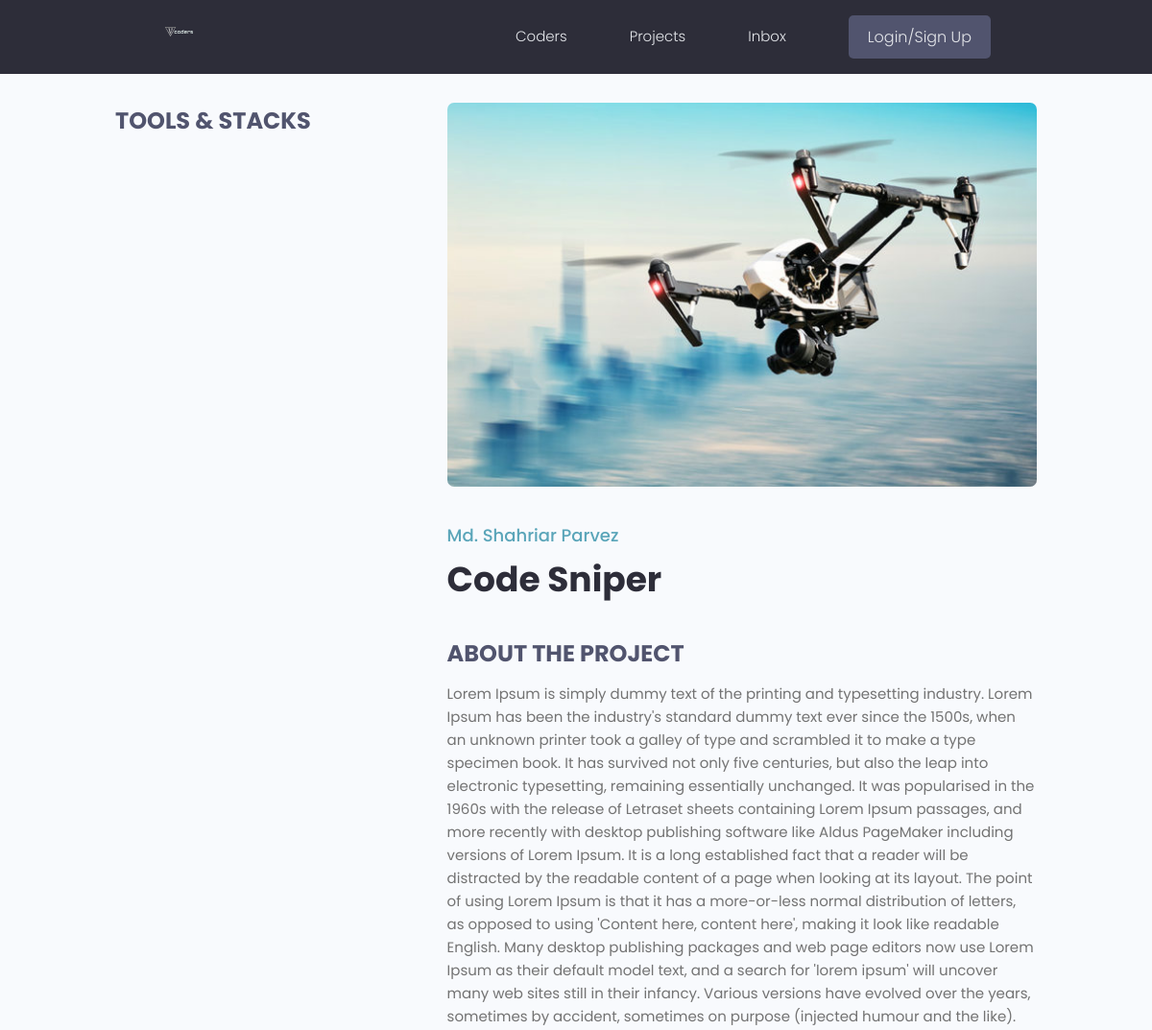
Page /projects/project/2f76aed6-ae22-4a0d-ba55-b21110542053/ (upper part) on the earlier database version.
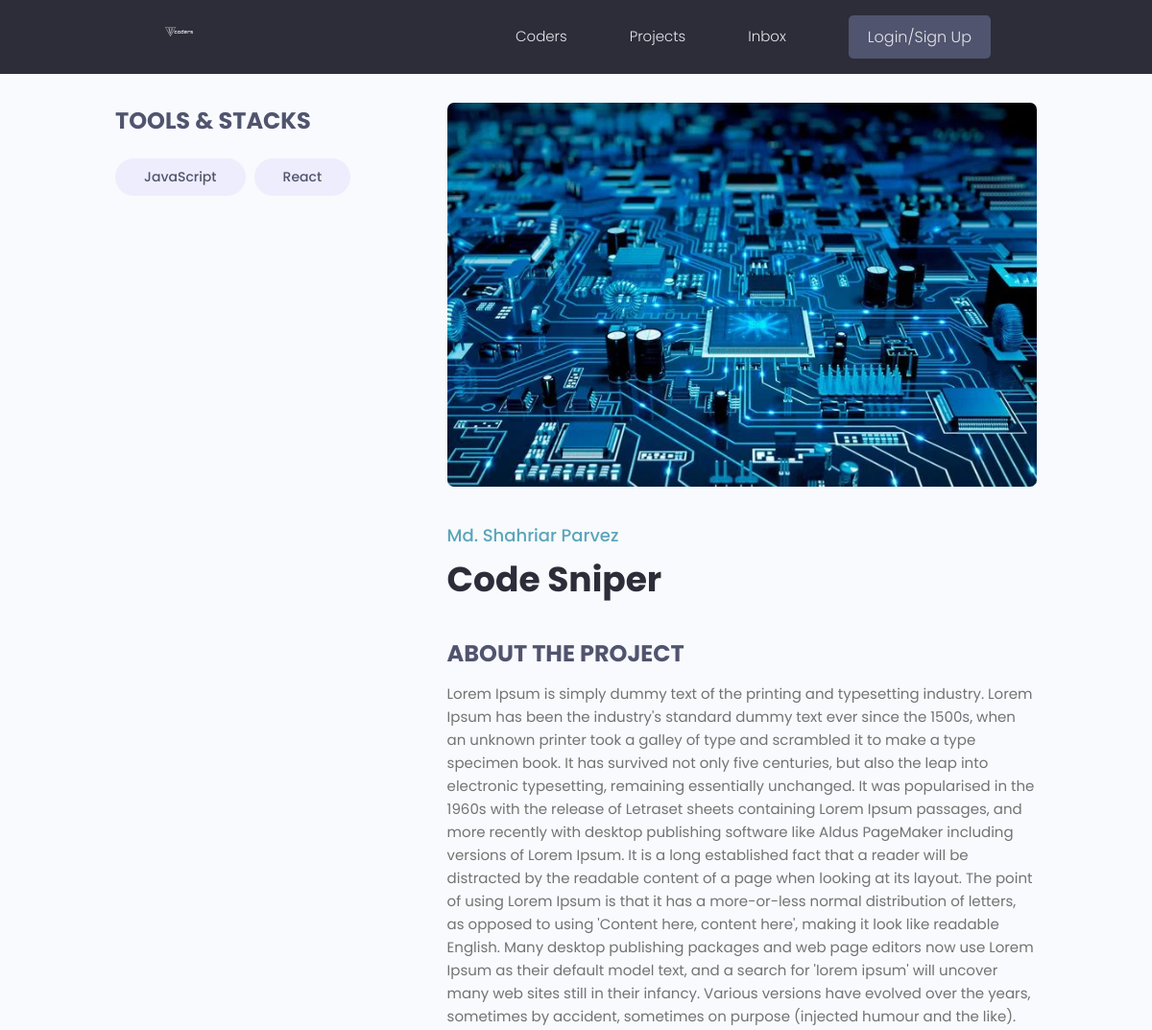
Same page on the later database version.
### projects/models.py (models this page shows, shortened)
class Project(models.Model):
    owner = models.ForeignKey(Profile, null=True, blank=True, on_delete=models.SET_NULL)
    title = models.CharField(max_length=200)
    description = models.TextField(null=True, blank=True)
    featured_image = models.ImageField(null=True, blank=True, default="default.jpg")
    demo_link = models.CharField(max_length=2000, null=True, blank=True)
    source_link = models.CharField(max_length=2000, null=True, blank=True)
    tags = models.ManyToManyField('Tag', blank=True)
    vote_total = models.IntegerField(default=0, null=True, blank=True)
    vote_ratio = models.IntegerField(default=0, null=True, blank=True)
    created = models.DateTimeField(auto_now_add=True)
    id = models.UUIDField(default=uuid.uuid4, unique=True, primary_key=True, editable=False)
    class Meta:
        ordering = ['created']

class Tag(models.Model):
    name = models.CharField(max_length=200)
    created = models.DateTimeField(auto_now_add=True)
    id = models.UUIDField(default=uuid.uuid4, unique=True, primary_key=True, editable=False)
    def __str__(self):
        return self.name

### projects/views.py (the view)
# urls.py: path('project/<str:pk>/', views.project, name="project"),
def project(request, pk):
    projectObj = Project.objects.get(id=pk)
    return render(request, 'projects/single-project.html', {'project': projectObj})

### projects/templates/projects/single-project.html (shortened to what this page needs)
{% extends 'main.html' %}
{% block content %}
<main class="singleProject my-md">
    <div class="container">
        <div class="layout">
            <div class="column column--1of3">
                <h3 class="singleProject__subtitle">Tools & Stacks</h3>
                <div class="singleProject__toolStack">
                    {% for tag in project.tags.all %}
                    <span class="tag tag--pill tag--sub tag--lg">
                        <small>{{tag}}</small>
                        </span>
                        {% endfor %}
                    </div>
            </div>
            <div class="column column--2of3">
                <img class="singleProject__preview" src="{{ project.featured_image.url }}" alt="portfolio thumbnail" />
                <a href="profile.html" class="singleProject__developer">Md. Shahriar Parvez</a>
                <h2 class="singleProject__title">{{project.title}}</h2>
                <h3 class="singleProject__subtitle">About the Project</h3>
                <div class="singleProject__info">
                    {{project.description}}
                </div>
            </div>
        </div>
    </div>
</main>
{% endblock %}

Differences in the rows shown:
now on this page (row unchanged): Tag: name "JavaScript"
now on this page (row unchanged): Tag: name "React"
changed Project "Code Sniper": featured_image: a different picture
